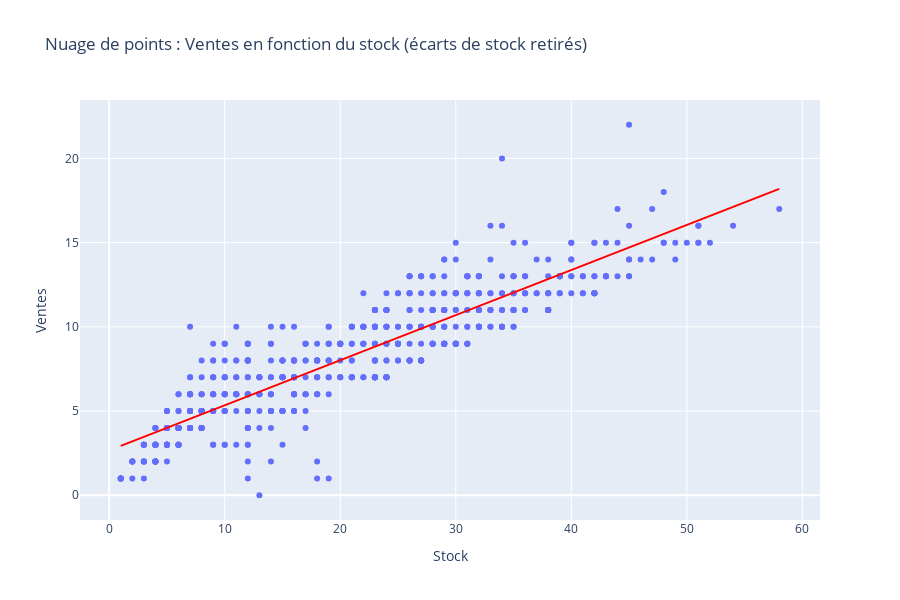

The notebook cell saved with this chart:
### Markdown cell above
On peut très vite remarquer qu'un stock très important n'a aucun rapport direct sur le nombre de vente.
Au contraire les stocks importants peuvent expliquer un nombre de ventes faibles impliquant ces écarts. 

Malgré tout, si on omet ces écarts, les ventes et les stocks semblent avoir une relation linéaire, montrant des ventes régulières.

### Code cell
# Scatter plot pour plus d'analyse pour la relation stock / vente avec un stock inférieur à 60 (écarts)
fig = px.scatter(
    df_fusion[(df_fusion['stock_quantity'] > 0) & (df_fusion['stock_quantity'] < 60)],
    x='stock_quantity',
    y='total_sales',
    title='Nuage de points : Ventes en fonction du stock (écarts de stock retirés)',
    height=600,
    trendline='ols',
    trendline_color_override='red',
    labels={
        'total_sales': 'Ventes',
        'stock_quantity': 'Stock'
    }
)

fig.show()

### Figure 1 — Plotly figure (JSON) as saved in the notebook; plotly's stock layout.template omitted (floating-point values rounded to 4 significant figures; data arrays with more than 128 entries replaced by an {"elided": "..."} marker saying what was removed)
{"data": [{"hovertemplate": "Stock=%{x}<br>Ventes=%{y}<extra></extra>", "legendgroup": "", "marker": {"color": "#636efa", "symbol": "circle"}, "mode": "markers", "name": "", "orientation": "v", "showlegend": false, "type": "scatter", "x": {"elided": "637 int values"}, "xaxis": "x", "y": {"elided": "637 float values"}, "yaxis": "y"}, {"hovertemplate": "<b>OLS trendline</b><br>total_sales = 0.267735 * stock_quantity + 2.66158<br>R<sup>2</sup>=0.794115<br><br>Stock=%{x}<br>Ventes=%{y} <b>(trend)</b><extra></extra>", "legendgroup": "", "line": {"color": "red"}, "marker": {"color": "#636efa", "symbol": "circle"}, "mode": "lines", "name": "", "showlegend": false, "type": "scatter", "x": {"elided": "637 int values"}, "xaxis": "x", "y": {"elided": "637 float values"}, "yaxis": "y"}], "layout": {"height": 600, "legend": {"tracegroupgap": 0}, "title": {"text": "Nuage de points : Ventes en fonction du stock (écarts de stock retirés)"}, "xaxis": {"anchor": "y", "domain": [0, 1], "title": {"text": "Stock"}}, "yaxis": {"anchor": "x", "domain": [0, 1], "title": {"text": "Ventes"}}}}
